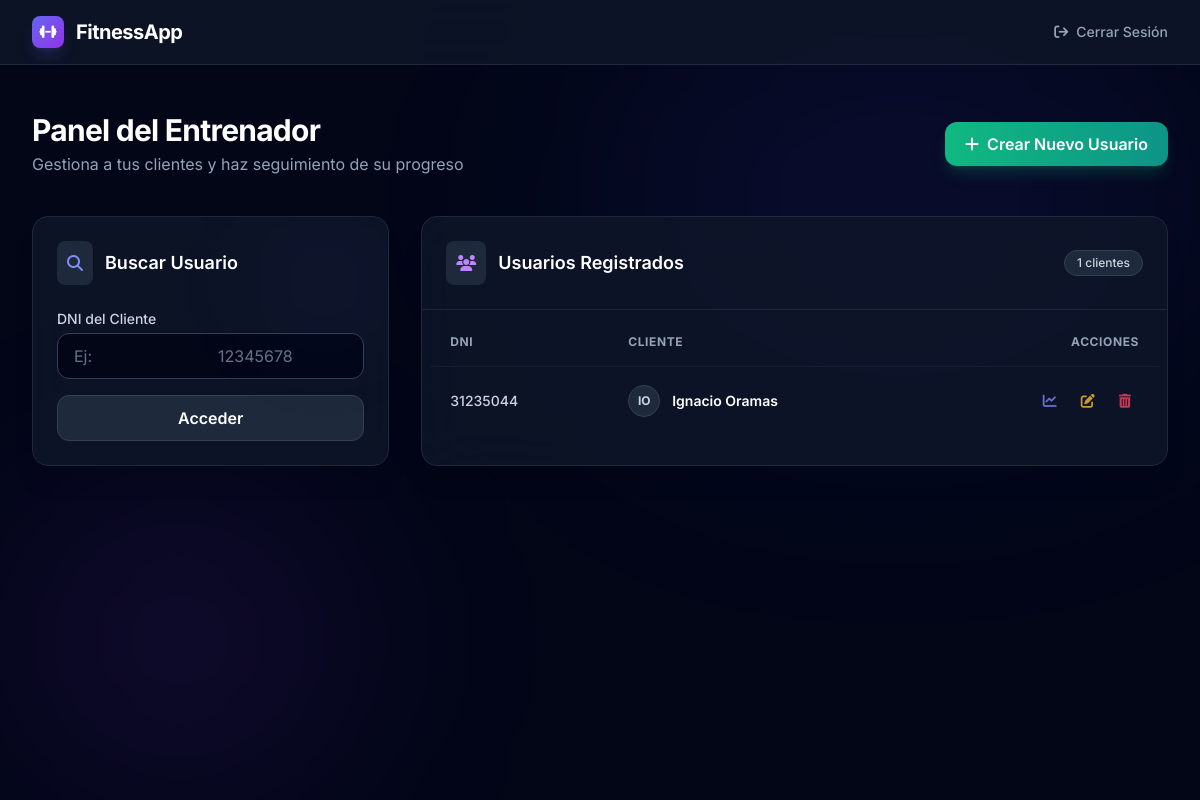
The app's page /dashboard_entrenador (signed in), older data.
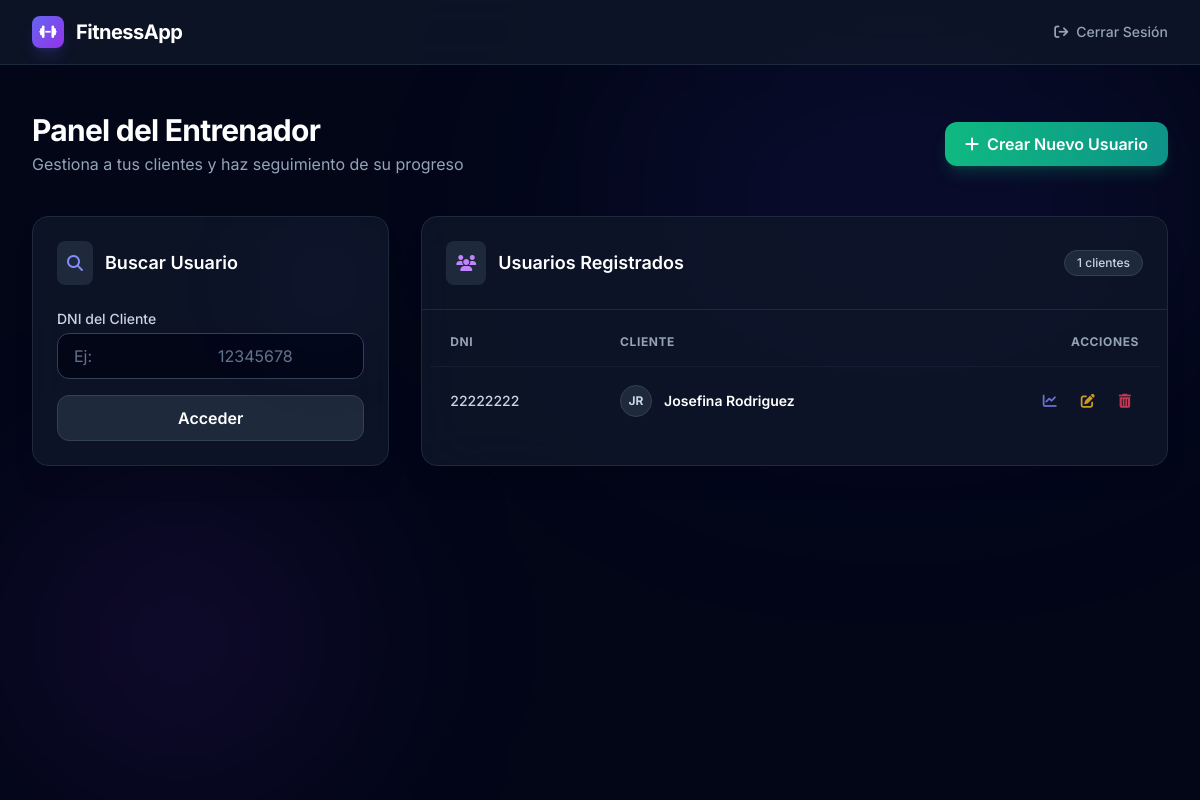
The same page, newer data.
### tables this page shows
CREATE TABLE Usuarios (
    id INTEGER PRIMARY KEY AUTOINCREMENT,
    dni TEXT UNIQUE NOT NULL,
    nombre TEXT NOT NULL,
    apellido TEXT NOT NULL,
    altura FLOAT NOT NULL,
    peso_inicial FLOAT NOT NULL,
    peso_ideal FLOAT,
    entrenador_id INTEGER,
    FOREIGN KEY (entrenador_id) REFERENCES Entrenador (id)
);

### src/web/routes.py (the view)
    @app.route('/dashboard_entrenador', methods=['GET', 'POST'])
    def dashboard_entrenador():
        if 'user_id' not in session:
            return redirect(url_for('login'))
        form = AccesoUsuarioForm()
        usuarios = repo.obtener_usuarios_entrenador(session['user_id'])
        if form.validate_on_submit():
            usuario = repo.obtener_usuario_por_dni(form.dni.data)
            if usuario:
                return redirect(url_for('dashboard_usuario', dni=usuario['dni']))
            flash('Usuario no encontrado', 'error')
        return render_template('dashboard_entrenador.html', form=form, usuarios=usuarios)

### src/web/forms.py
class AccesoUsuarioForm(FlaskForm):
    dni = StringField('DNI del Usuario', validators=[DataRequired()])
    submit = SubmitField('Acceder')

### src/infrastructure/repository.py (called while the page is built)
    def _get_connection(self):
        conn = sqlite3.connect(self.db_path, timeout=20.0)
        conn.row_factory = sqlite3.Row
        return conn

    def fetch_all(self, query, params=()):
        with self._get_connection() as conn:
            return conn.execute(query, params).fetchall()

    def obtener_usuarios_entrenador(self, entrenador_id):
        return self.fetch_all('SELECT * FROM Usuarios WHERE entrenador_id = ?', (entrenador_id,))

### templates/dashboard_entrenador.html (shortened to what this page needs)
<!DOCTYPE html>
<html lang="es">
<head>
    <script src="https://cdn.tailwindcss.com"></script>
    <link rel="stylesheet" href="https://cdnjs.cloudflare.com/ajax/libs/font-awesome/6.4.0/css/all.min.css">
</head>
<body class="bg-slate-950 text-slate-200 min-h-screen flex flex-col items-center">
    <nav class="w-full bg-slate-900/80 backdrop-blur-xl border-b border-slate-800 fixed top-0 z-50">
        <div class="max-w-7xl mx-auto px-4 sm:px-6 lg:px-8">
            <div class="flex items-center justify-between h-16">
                <div class="flex items-center gap-3">
                    <div
                        class="w-8 h-8 rounded-lg bg-gradient-to-br from-indigo-500 to-purple-600 flex items-center justify-center shadow-lg shadow-indigo-500/20">
                        <i class="fa-solid fa-dumbbell text-white text-sm"></i>
                    </div>
                    <span class="font-bold text-xl text-white tracking-tight">FitnessApp</span>
                </div>
                <div>
                    <a href="/logout"
                        class="text-sm font-medium text-slate-400 hover:text-white transition-colors flex items-center gap-2">
                        <i class="fa-solid fa-arrow-right-from-bracket"></i> Cerrar Sesión
                    </a>
                </div>
            </div>
        </div>
    </nav>
    <main class="w-full max-w-7xl mx-auto px-4 sm:px-6 lg:px-8 pt-28 pb-12 flex-1 relative">
        <div
            class="absolute top-0 right-0 w-[50%] h-[50%] rounded-full bg-indigo-600/10 blur-[120px] -z-10 pointer-events-none">
        </div>
        <div
            class="absolute bottom-0 left-0 w-[30%] h-[40%] rounded-full bg-purple-600/10 blur-[100px] -z-10 pointer-events-none">
        </div>
        <div class="flex flex-col md:flex-row justify-between items-start md:items-center mb-10 gap-4">
            <div>
                <h1 class="text-3xl font-bold text-white tracking-tight">Panel del Entrenador</h1>
                <p class="text-slate-400 mt-1">Gestiona a tus clientes y haz seguimiento de su progreso</p>
            </div>
            <a href="/crear_usuario"
                class="inline-flex items-center gap-2 px-5 py-2.5 bg-gradient-to-r from-emerald-500 to-teal-600 text-white font-semibold rounded-xl shadow-lg shadow-emerald-500/20 hover:shadow-emerald-500/40 hover:from-emerald-400 hover:to-teal-500 transition-all duration-200 focus:outline-none focus:ring-2 focus:ring-emerald-500 focus:ring-offset-2 focus:ring-offset-slate-900">
                <i class="fa-solid fa-plus"></i>
                Crear Nuevo Usuario
            </a>
        </div>
        <div class="grid grid-cols-1 lg:grid-cols-3 gap-8">
            <div class="lg:col-span-1">
                <div
                    class="bg-slate-900/80 backdrop-blur-xl border border-slate-800 rounded-2xl p-6 shadow-xl relative overflow-hidden group hover:border-indigo-500/30 transition-colors">
                    <div
                        class="absolute top-0 right-0 w-32 h-32 bg-indigo-500/5 rounded-full blur-[50px] group-hover:bg-indigo-500/10 transition-colors">
                    </div>
                    <div class="flex items-center gap-3 mb-6">
                        <div class="p-2.5 bg-slate-800 rounded-lg text-indigo-400">
                            <i class="fa-solid fa-magnifying-glass"></i>
                        </div>
                        <h2 class="text-lg font-semibold text-white">Buscar Usuario</h2>
                    </div>
                    <form method="POST" class="space-y-4">
                        <div class="space-y-1">
                            <label class="block text-sm font-medium text-slate-300">DNI del Cliente</label>
                            {{ form.dni(class="w-full px-4 py-2.5 bg-slate-950 border border-slate-700 rounded-xl
                            focus:outline-none focus:ring-2 focus:ring-indigo-500 focus:border-transparent
                            transition-all duration-200 text-slate-200 placeholder-slate-500", placeholder="Ej:
                            12345678") }}
                        </div>
                        {{ form.submit(class="w-full py-2.5 px-4 font-semibold text-white bg-slate-800 border
                        border-slate-700 hover:bg-slate-700 hover:border-slate-600 rounded-xl transition-all
                        duration-200 cursor-pointer text-center", value="Acceder") }}
                    </form>
                </div>
            </div>
            <div class="lg:col-span-2">
                <div
                    class="bg-slate-900/80 backdrop-blur-xl border border-slate-800 rounded-2xl shadow-xl overflow-hidden flex flex-col h-full">
                    <div class="p-6 border-b border-slate-800 flex items-center justify-between">
                        <div class="flex items-center gap-3">
                            <div class="p-2.5 bg-slate-800 rounded-lg text-purple-400">
                                <i class="fa-solid fa-users"></i>
                            </div>
                            <h2 class="text-lg font-semibold text-white">Usuarios Registrados</h2>
                        </div>
                        <span
                            class="px-3 py-1 bg-slate-800 text-xs font-medium text-slate-300 rounded-full border border-slate-700">{{
                            usuarios|length }} clientes</span>
                    </div>
                    <div class="overflow-x-auto flex-1 p-2">
                        {% if usuarios %}
                        <table class="w-full text-left border-collapse">
                            <thead>
                                <tr
                                    class="text-xs font-medium text-slate-400 uppercase tracking-wider border-b border-slate-800/50">
                                    <th class="px-5 py-4">DNI</th>
                                    <th class="px-5 py-4">Cliente</th>
                                    <th class="px-5 py-4 text-right">Acciones</th>
                                </tr>
                            </thead>
                            <tbody class="divide-y divide-slate-800/50">
                                {% for usuario in usuarios %}
                                <tr class="hover:bg-slate-800/30 transition-colors group">
                                    <td class="px-5 py-4 whitespace-nowrap text-sm text-slate-300 font-medium">
                                        {{ usuario.dni }}
                                    </td>
                                    <td class="px-5 py-4 whitespace-nowrap pb-4">
                                        <div class="flex items-center gap-3">
                                            <div
                                                class="w-8 h-8 rounded-full bg-slate-800 border border-slate-700 flex items-center justify-center text-xs font-bold text-slate-300">
                                                {{ usuario.nombre[0].upper() }}{{ usuario.apellido[0].upper() }}
                                            </div>
                                            <div>
                                                <div class="text-sm font-semibold text-white">{{ usuario.nombre }} {{
                                                    usuario.apellido }}</div>
                                            </div>
                                        </div>
                                    </td>
                                    <td class="px-5 py-4 whitespace-nowrap text-right text-sm">
                                        <div
                                            class="flex items-center justify-end gap-2 opacity-80 group-hover:opacity-100 transition-opacity">
                                            <a href="/dashboard_usuario/{{ usuario.dni }}"
                                                class="p-2 text-indigo-400 hover:text-indigo-300 hover:bg-slate-800 rounded-lg transition-all"
                                                title="Ver Progreso">
                                                <i class="fa-solid fa-chart-line"></i>
                                            </a>
                                            <a href="/editar_usuario/{{ usuario.id }}"
                                                class="p-2 text-amber-400 hover:text-amber-300 hover:bg-slate-800 rounded-lg transition-all"
                                                title="Editar">
                                                <i class="fa-solid fa-pen-to-square"></i>
                                            </a>
                                            <a href="/eliminar_usuario/{{ usuario.id }}"
                                                onclick="return confirm('¿Estás seguro de que deseas eliminar este usuario?');"
                                                class="p-2 text-rose-500 hover:text-rose-400 hover:bg-slate-800 rounded-lg transition-all"
                                                title="Eliminar">
                                                <i class="fa-solid fa-trash-can"></i>
                                            </a>
                                        </div>
                                    </td>
                                </tr>
                                {% endfor %}
                            </tbody>
                        </table>
                        {% endif %}
                    </div>
                </div>
            </div>
        </div>
    </main>
</body>
</html>

### templates/dashboard_entrenador.html (style rules this page uses)
body { font-family: 'Inter', sans-serif; }

Row changes from the older to the newer data that the page shows:
removed Usuarios: dni "31235044", nombre "I", apellido "O", nombre "Ignacio", apellido "Oramas"
added Usuarios: dni "22222222", nombre "J", apellido "R", nombre "Josefina", apellido "Rodriguez"
